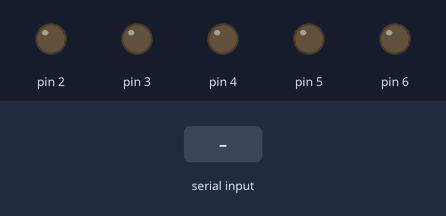
This sketch was run on a simulated Arduino Uno, built with avr-gcc and run on an emulated ATmega328P. Shown: output pins drawn as LEDs (lit = HIGH). Inputs (shaded band) come from the test bench.

Above: at 1.2 s.
1.3 s: "c" received over Serial
At 2.3 s:
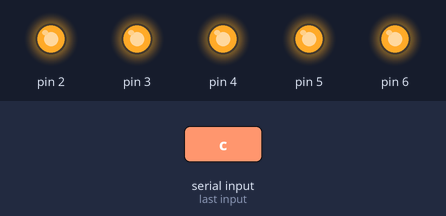
3.3 s: "b" received over Serial
At 4.5 s:
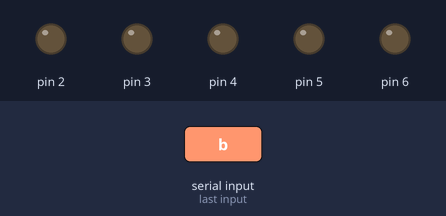
4.8 s: "a" received over Serial
At 5.8 s:
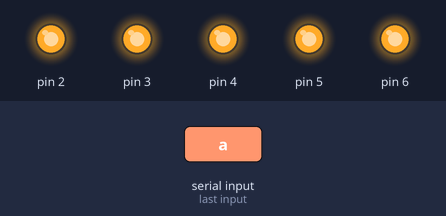
Timing chart, 0 to 7.8 s (numbered marks = the images above; inputs shaded):
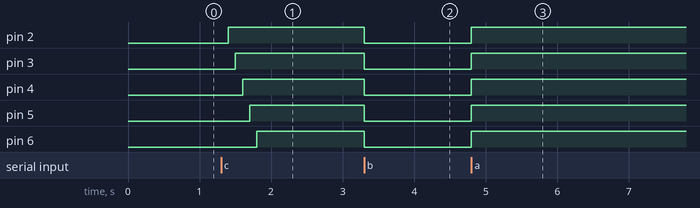

Measured:
- after the input at 1.3 s, pin 2: LOW → HIGH after 0.10 s; pin 3: LOW → HIGH after 0.20 s; pin 4: LOW → HIGH after 0.30 s; pin 5: LOW → HIGH after 0.40 s; pin 6: LOW → HIGH after 0.50 s
- after the input at 3.3 s, pin 2–6: HIGH → LOW at once
- after the input at 4.8 s, pin 2–6: LOW → HIGH at once

The sketch:

practica4.ino
```cpp
// C++ code
//
char dato;
void setup()
{
  Serial.begin(9600);
  pinMode(2, OUTPUT);
  pinMode(3, OUTPUT);
  pinMode(4, OUTPUT);
  pinMode(5, OUTPUT);
  pinMode(6, OUTPUT);
}

void loop()
{
  if(Serial.available()){
  dato=Serial.read();
  if(dato=='a'){EncenderTodos(100);}
  if(dato=='b'){ApagarTodos(100);}
  if(dato=='c'){SecuenciaUnoDespuesOtro(100);}
  if(dato=='d'){SecuenciaDosenDos(100);}

  }

}
void EncenderTodos(int tiempo){
  digitalWrite(2,HIGH);
  digitalWrite(3,HIGH);
  digitalWrite(4,HIGH);
  digitalWrite(5,HIGH);
  digitalWrite(6,HIGH);
  delay(tiempo);
}
void ApagarTodos(int tiempo){
  digitalWrite(2,LOW);
  digitalWrite(3,LOW);
  digitalWrite(4,LOW);
  digitalWrite(5,LOW);
  digitalWrite(6,LOW);
  delay(tiempo);
}
void SecuenciaUnoDespuesOtro(int tiempo){
  digitalWrite(2,LOW);
  digitalWrite(3,LOW);
  digitalWrite(4,LOW);
  digitalWrite(5,LOW);
  digitalWrite(6,LOW);
  delay(tiempo);
  digitalWrite(2,HIGH);
  digitalWrite(3,LOW);
  digitalWrite(4,LOW);
  digitalWrite(5,LOW);
  digitalWrite(6,LOW);
  delay(tiempo);
  digitalWrite(2,HIGH);
  digitalWrite(3,HIGH);
  digitalWrite(4,LOW);
  digitalWrite(5,LOW);
  digitalWrite(6,LOW);
  delay(tiempo);
  digitalWrite(2,HIGH);
  digitalWrite(3,HIGH);
  digitalWrite(4,HIGH);
  digitalWrite(5,LOW);
  digitalWrite(6,LOW);
  delay(tiempo);
  digitalWrite(2,HIGH);
  digitalWrite(3,HIGH);
  digitalWrite(4,HIGH);
  digitalWrite(5,HIGH);
  digitalWrite(6,LOW);
  delay(tiempo);
  digitalWrite(2,HIGH);
  digitalWrite(3,HIGH);
  digitalWrite(4,HIGH);
  digitalWrite(5,HIGH);
  digitalWrite(6,HIGH);
  delay(tiempo);


}
void SecuenciaDosenDos(int tiempo){
  digitalWrite(2,LOW);
  digitalWrite(3,LOW);
  digitalWrite(4,LOW);
  digitalWrite(5,LOW);
  digitalWrite(6,LOW);
  delay(tiempo);
  digitalWrite(2,HIGH);
  digitalWrite(3,HIGH);
  digitalWrite(4,LOW);
  digitalWrite(5,LOW);
  digitalWrite(6,LOW);
  delay(tiempo);
  digitalWrite(2,HIGH);
  digitalWrite(3,HIGH);
  digitalWrite(4,HIGH);
  digitalWrite(5,HIGH);
  digitalWrite(6,LOW);
  delay(tiempo);
  digitalWrite(2,HIGH);
  digitalWrite(3,HIGH);
  digitalWrite(4,HIGH);
  digitalWrite(5,HIGH);
  digitalWrite(6,HIGH);
  delay(tiempo);
}
```
